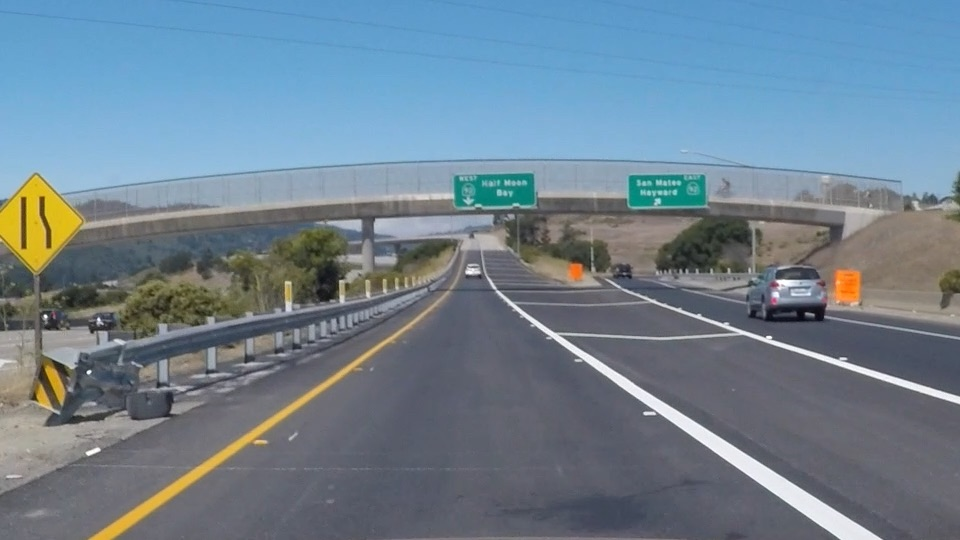
#> input picture test_images/exit-ramp.jpg, 960 x 540 px
$ python W1-5-HoughTransform.py
#> lines starting #> are read from the running program, lines starting #| are printed output that depends on the picture; after the words box and inside, x2 and y2 are one past the last pixel; in counts of white or black regions, pixels touching at a corner belong together
import matplotlib.pyplot as plt
import matplotlib.image as mpimg
import numpy as np
import cv2

# Read in and grayscale the image
image = mpimg.imread('test_images/exit-ramp.jpg')
#> image is the input picture: shape (540, 960, 3); mean R, G, B 111.3, 130.2, 144.4
gray = cv2.cvtColor(image,cv2.COLOR_RGB2GRAY)
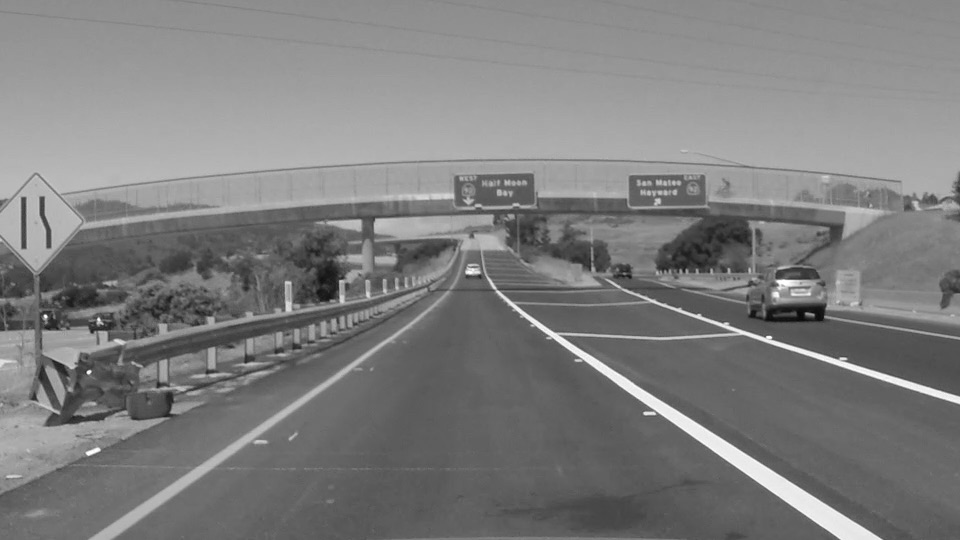
#> gray: shape (540, 960); min 7, max 255, mean 126.2

# Define a kernel size and apply Gaussian smoothing
kernel_size = 5
blur_gray = cv2.GaussianBlur(gray,(kernel_size, kernel_size),0)

# Define our parameters for Canny and apply
low_threshold = 50
high_threshold = 150
edges = cv2.Canny(blur_gray, low_threshold, high_threshold)
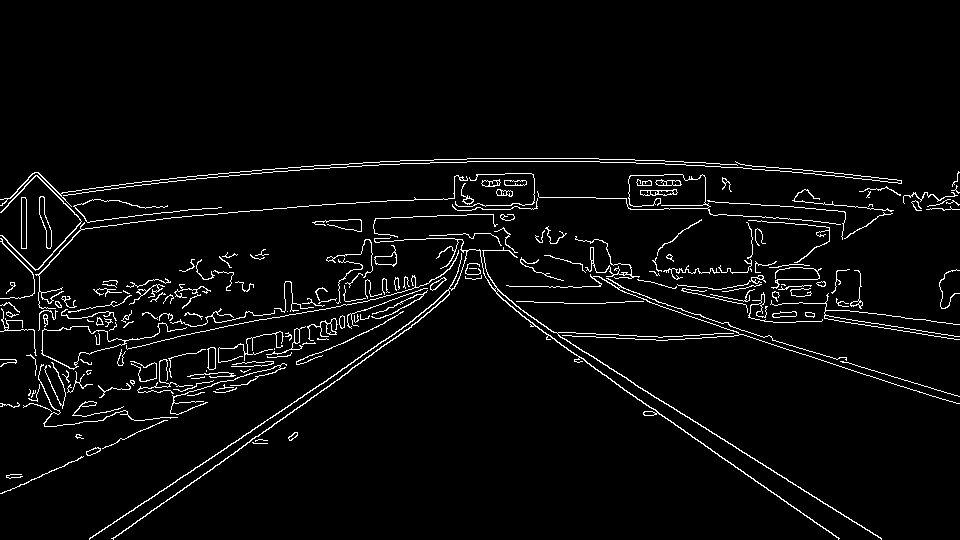
#> edges: shape (540, 960); 3.8% white in thin lines or dots, all inside (x1, y1, x2, y2) = (0, 158, 960, 540)

# Define the Hough transform parameters
# Make a blank the same size as our image to draw on
rho = 2
theta = np.pi/180
threshold = 15
min_line_length = 40
max_line_gap = 20
line_image = np.copy(image)*0 #creating a blank to draw lines on
#> line_image: shape (540, 960, 3); every value is 0

# Run Hough on edge detected image
lines = cv2.HoughLinesP(edges, rho, theta, threshold, np.array([]),
                        min_line_length, max_line_gap)
#> lines = 338 rows, first 6: [560, 337, 881, 538], [232, 390, 319, 352], [534, 325, 838, 538], [196, 480, 321, 390], [2, 204, 83, 204], [454, 192, 514, 216]

# Iterate over the output "lines" and draw lines on the blank
for line in lines:
    for x1,y1,x2,y2 in line:
        cv2.line(line_image,(x1,y1),(x2,y2),(255,0,0),10)
#> this loop made 338 passes
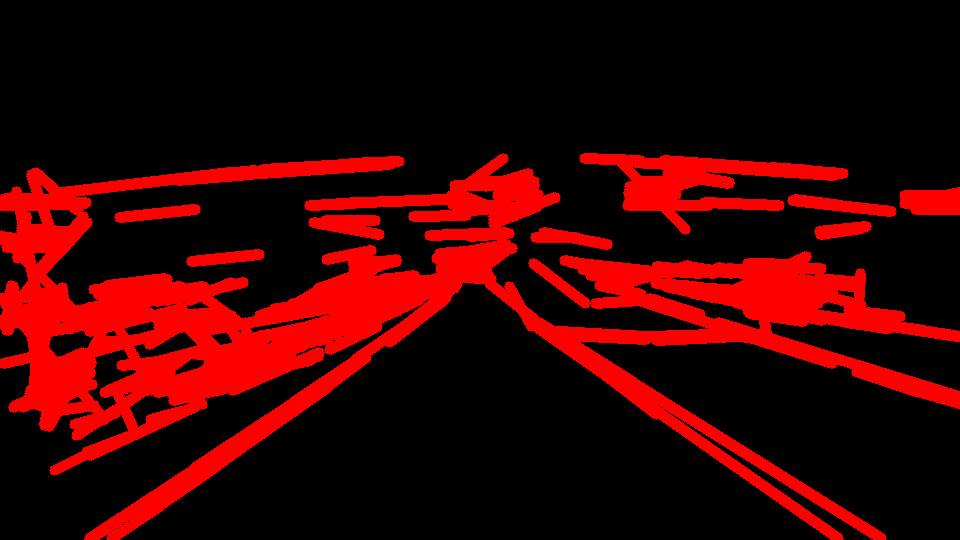
#> line_image: shape (540, 960, 3); mean R, G, B 57.6, 0, 0

# Create a "color" binary image to combine with line image
color_edges = np.dstack((edges, edges, edges))

# Draw the lines on the edge image
combo = cv2.addWeighted(color_edges, 0.8, line_image, 1, 0)
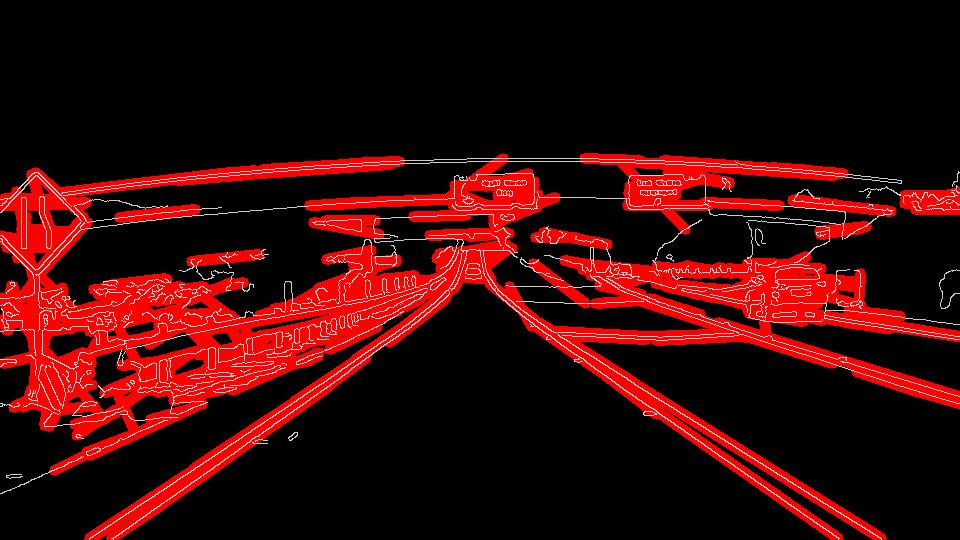
#> combo: shape (540, 960, 3); mean of channels 0, 1, 2 58.7, 7.8, 7.8; drawn as R, G, B
plt.imshow(combo)
plt.show()

$ run again, with test_images/solidWhiteCurve.jpg copied over test_images/exit-ramp.jpg
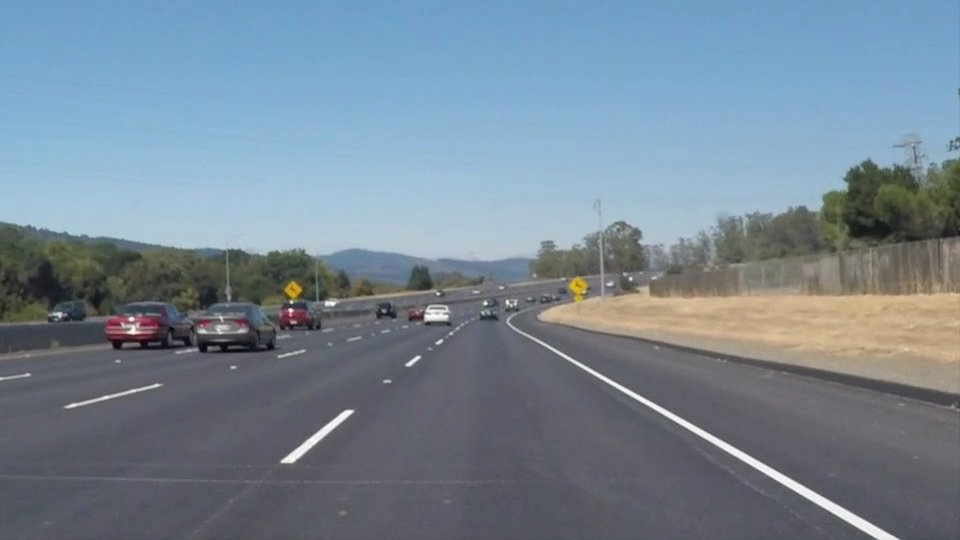
#> input picture test_images/solidWhiteCurve.jpg, 960 x 540 px
#> image is the input picture: shape (540, 960, 3); mean R, G, B 118.5, 134.5, 148.1
#> `edges = cv2.Canny(blur_gray, low_threshold, high_threshold)`:
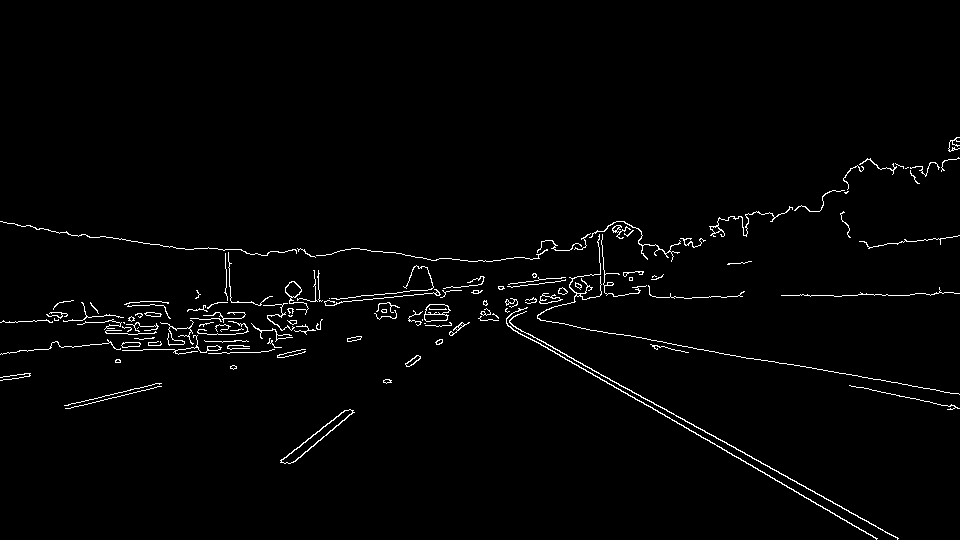
#> edges: shape (540, 960); 1.7% white in thin lines or dots, all inside (x1, y1, x2, y2) = (0, 137, 960, 540)
#> lines = 133 rows, first 6: [484, 309, 898, 538], [1, 353, 111, 342], [532, 339, 877, 538], [483, 302, 574, 300], [810, 296, 872, 294], [289, 302, 477, 285]
#> the loop `for line in lines:` made 133 passes
#> `combo = cv2.addWeighted(color_edges, 0.8, line_image, 1, 0)`:
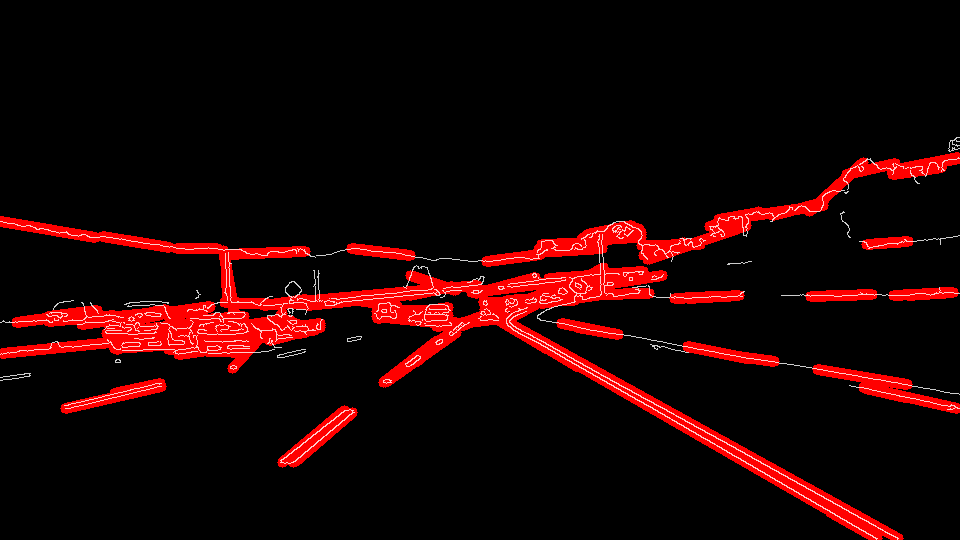
#> combo: shape (540, 960, 3); mean of channels 0, 1, 2 27.9, 3.5, 3.5; drawn as R, G, B

$ run again, with test_images/solidWhiteRight.jpg copied over test_images/exit-ramp.jpg
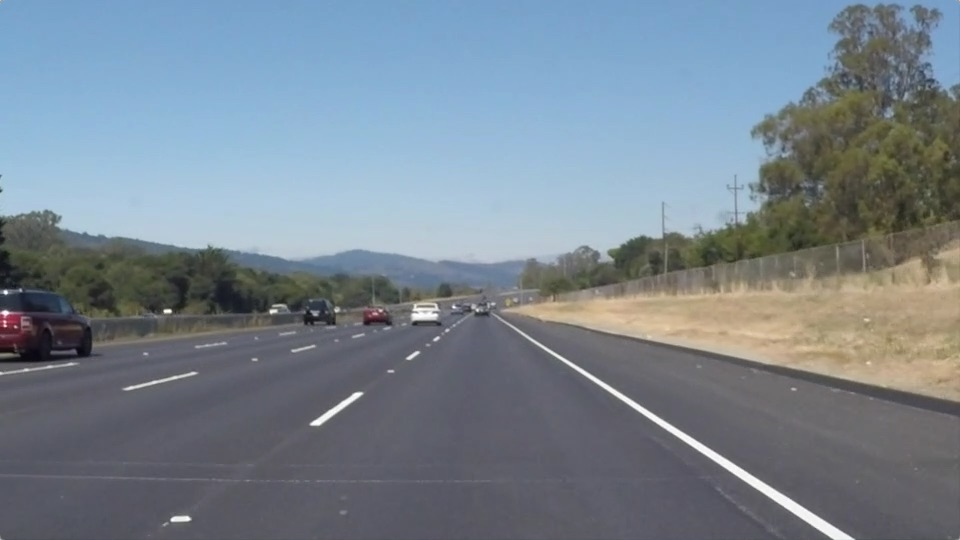
#> input picture test_images/solidWhiteRight.jpg, 960 x 540 px
#> image is the input picture: shape (540, 960, 3); mean R, G, B 120.3, 132.6, 143.7
#> `edges = cv2.Canny(blur_gray, low_threshold, high_threshold)`:
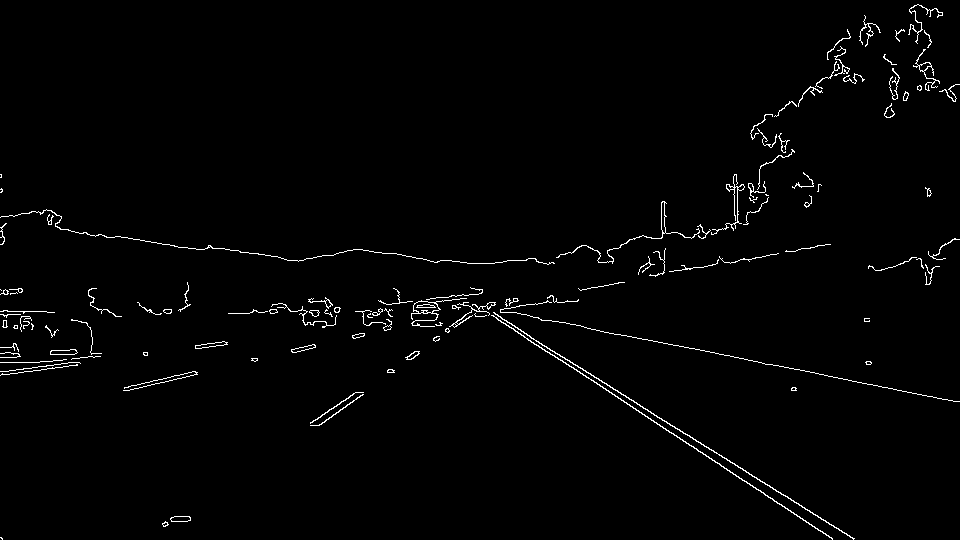
#> edges: shape (540, 960); 1.5% white in thin lines or dots
#> lines = 75 rows, first 6: [462, 294, 853, 539], [460, 295, 784, 506], [719, 354, 959, 401], [753, 127, 843, 66], [438, 308, 515, 307], [252, 311, 388, 311]
#> the loop `for line in lines:` made 75 passes
#> color_edges: shape (540, 960, 3); 1.5% white in thin lines or dots
#> `combo = cv2.addWeighted(color_edges, 0.8, line_image, 1, 0)`:
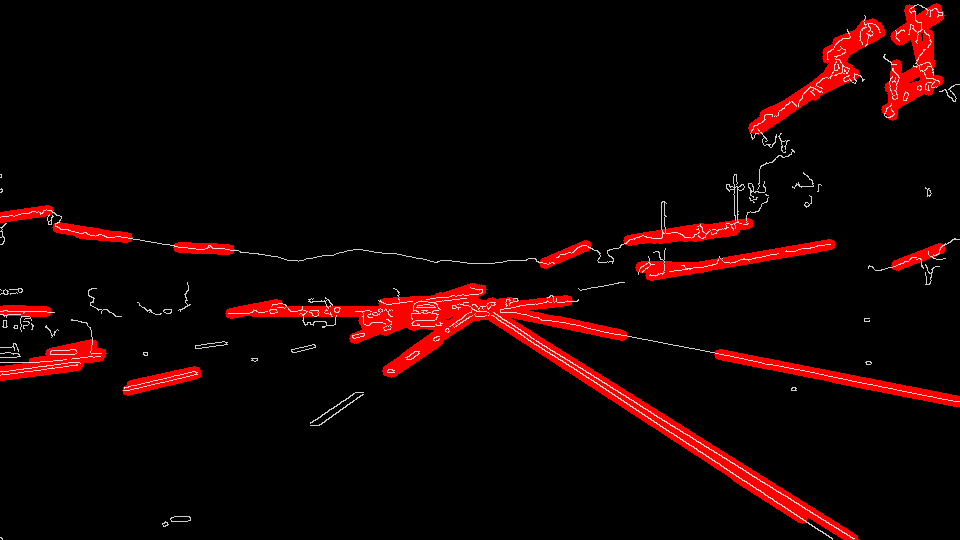
#> combo: shape (540, 960, 3); mean of channels 0, 1, 2 19.9, 3.1, 3.1; drawn as R, G, B

$ run again, with test_images/solidYellowCurve.jpg copied over test_images/exit-ramp.jpg
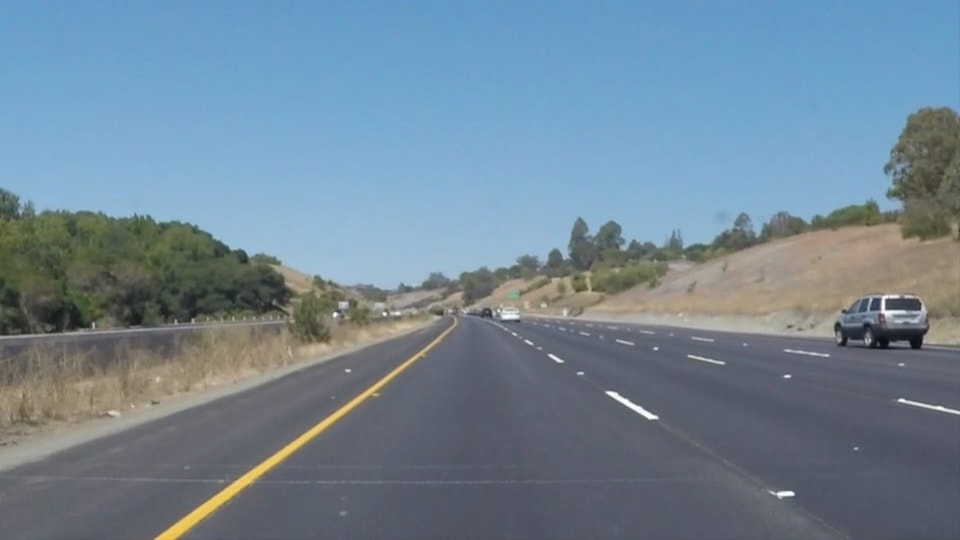
#> input picture test_images/solidYellowCurve.jpg, 960 x 540 px
#> image is the input picture: shape (540, 960, 3); mean R, G, B 113, 133.4, 149
#> `edges = cv2.Canny(blur_gray, low_threshold, high_threshold)`:
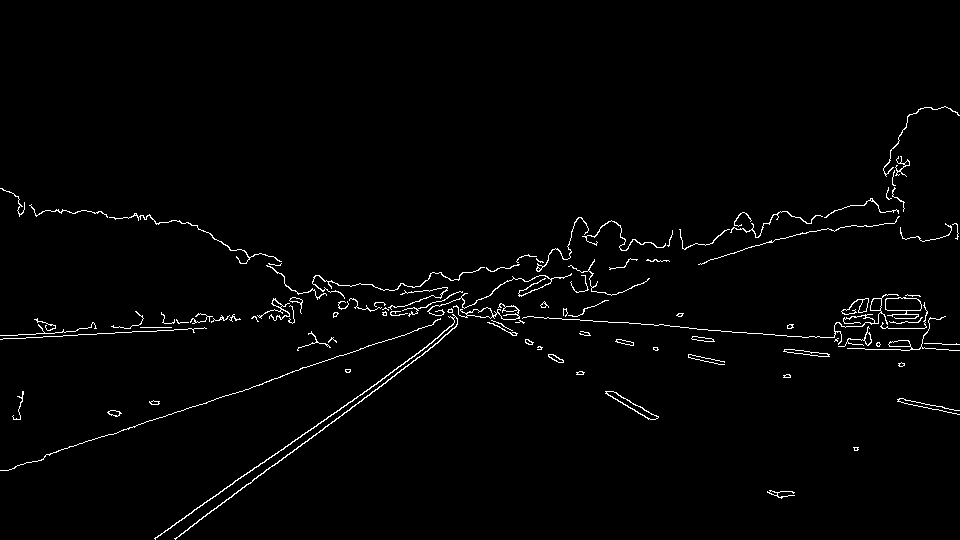
#> edges: shape (540, 960); 1.7% white in thin lines or dots, all inside (x1, y1, x2, y2) = (0, 106, 960, 540)
#> lines = 132 rows, first 6: [46, 454, 266, 382], [164, 323, 301, 313], [88, 327, 171, 327], [0, 339, 206, 328], [619, 322, 790, 336], [899, 398, 958, 410]
#> the loop `for line in lines:` made 132 passes
#> `combo = cv2.addWeighted(color_edges, 0.8, line_image, 1, 0)`:
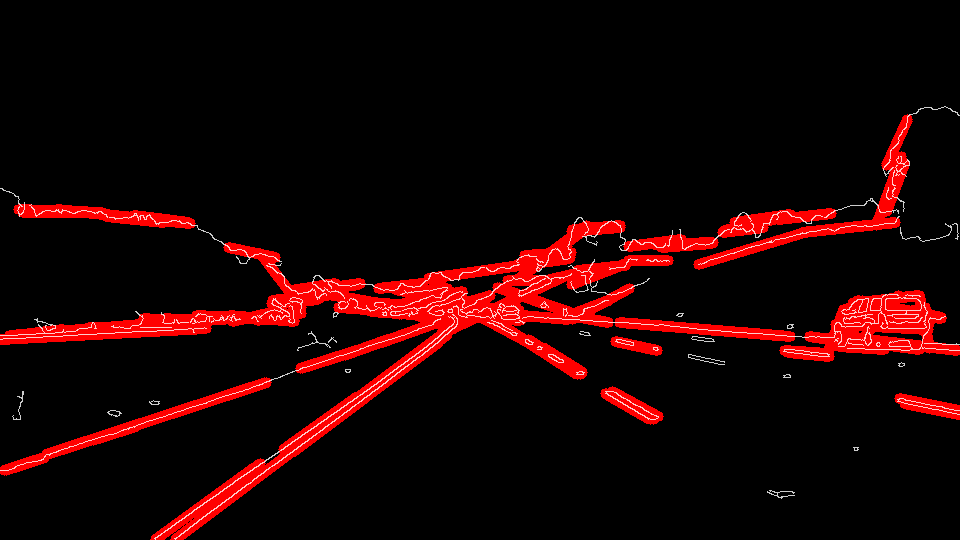
#> combo: shape (540, 960, 3); mean of channels 0, 1, 2 27.9, 3.4, 3.4; drawn as R, G, B
